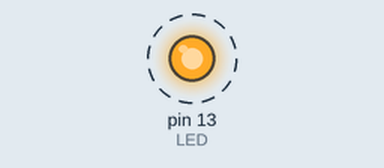
This sketch was run on a simulated Arduino Uno, built with avr-gcc and run on an emulated ATmega328P. On the bench: output pins drawn as LEDs (lit = HIGH). Dashed ring = blinking.

Above: at 0.5 s.
Timing chart, 0 to 4.6 s (numbered marks = the images above):
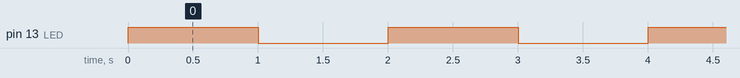

The sketch:

Driver.ino
```cpp
/*
 * Driver.ino
 *
 * Created: 7/5/2017 7:37:38 PM
 * Author: amazing
 */

#include "Main.h"

void setup()
{
	myClass.setup();
}

void loop()
{
	myClass.loop();
}
```

Main.cpp
```cpp
/*
 * MyClass.cpp
 *
 * Created: 7/5/2017 7:37:38 PM
 * Author: amazing
 */

#include "Main.h"

const int LED = 13;

void Main::setup()
{
pinMode(LED, OUTPUT);
}

void Main::loop()
{
digitalWrite(LED, HIGH);
delay(1000);
digitalWrite(LED, LOW);
delay(1000);
}

Main myClass;
```

Main.h
```cpp
/*
 * MyClass.h
 *
 * Created: 7/5/2017 7:37:38 PM
 * Author: amazing
 */

#ifndef _MYCLASS_h
#define _MYCLASS_h

#if defined(ARDUINO) && ARDUINO >= 100
	#include "Arduino.h"
#else
	#include "WProgram.h"
#endif

class Main
{
 private:


 public:
	void setup();
	void loop();
};

extern Main myClass;

#endif
```

Measured:
- by itself, pin 13 (LED): alternates HIGH for 1.0 s and LOW for 1.0 s
